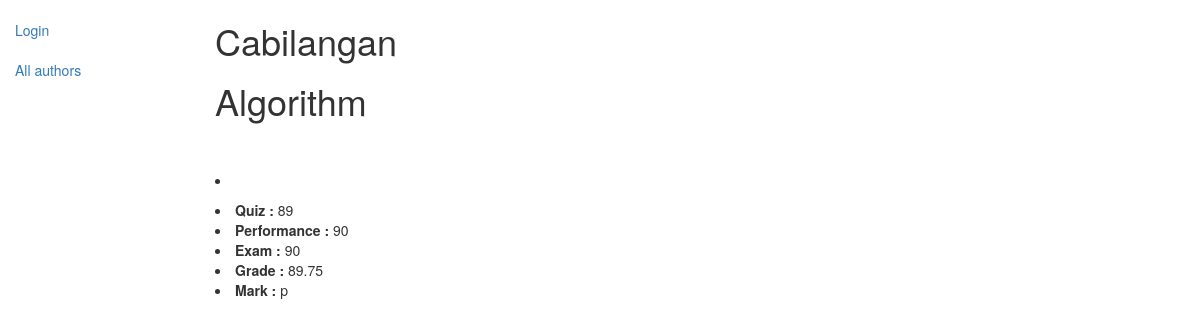
Screenshot of /Project/student/1 with the database file from the repository.
### Project/models.py (models this page shows, shortened)
class student(models.Model):
	Subject		 = 	 models.ForeignKey('subject', on_delete=models.SET_NULL, null=True)
	Last_name    =	 models.CharField(max_length=100)
	First_name 	 = 	 models.CharField(max_length=200, help_text="Enter your first name ")
	MI 			 =	 models.CharField(max_length=200, help_text="Enter your middle Name")
	Gender = (
        ('m', 'Male'),
        ('o', 'Female'),
	)
	Sex			  =   models.CharField(max_length=1, choices=Gender, blank=True, default='m')
	Professor		 = 		models.ForeignKey('professor', on_delete=models.SET_NULL, null=True)
	Course		  =   models.ManyToManyField("Course", related_name="student")
	grade	     = 		models.ForeignKey('Grade', on_delete=models.SET_NULL, null=True)

class Grade(models.Model):
	Subject		 = 	 	models.ForeignKey('subject', on_delete=models.SET_NULL, null=True)
	quiz		 = 		models.IntegerField(null=True)
	performance	 =	    models.IntegerField(null=True)
	exam         =      models.IntegerField(null=True)
	mark = (
			('f', 'Fail'),
			('p', 'Pass'),
	)
	Mark = models.CharField(max_length=1, choices=mark, blank=True, default='Fail')
	def get_computed(self):
		result = self.quiz * 0.25 + self.performance * 0.25 + self.exam  * 0.50
		return result

class subject(models.Model):
	subject_name		 = 		models.CharField(max_length=150)
	subject_Descreption  = 	 	models.CharField(max_length=200)
	def __str__(self):
		return self.subject_name

### Project/views.py (the view)
# urls.py: url(r'^student/(?P<pk>\d+)$', views.studentDetailView.as_view(), name=' student-detail',),
class studentDetailView(DetailView):
	model = student
	template_name = "student_detail.html"
	def get_context_data(self, **kwargs):
		context = super(studentDetailView, self).get_context_data(**kwargs)
		return context

### Project/templates/student_detail.html (shortened to what this page needs)
{% extends "base_generic.html" %}
{% block content %}
<h1> {{student.Last_name }} </h1>
<h1> {{student.grade.Subject}} </h1>
<br></br>
<li> {{student.grade.Subject.Professor}}   </p></li>
<li><strong>Quiz :	</strong>	{{student.grade.quiz}} </li>
<li><strong>Performance :	</strong>  			{{student.grade.performance}}  </li>
<li><strong>Exam :	</strong>				{{student.grade.exam}}  </li>
<li><strong>Grade :	</strong> 				{{student.grade.get_computed}}   </li>
<li><strong>Mark :	</strong>				{{student.grade.Mark}}  </li>
{% endblock%}

### rows the page displays
student: Last_name "Cabilangan", grade.Subject "Algorithm", grade.quiz "89", grade.performance "90", grade.exam "90", grade.get_computed "89.75", grade.Mark "p"
